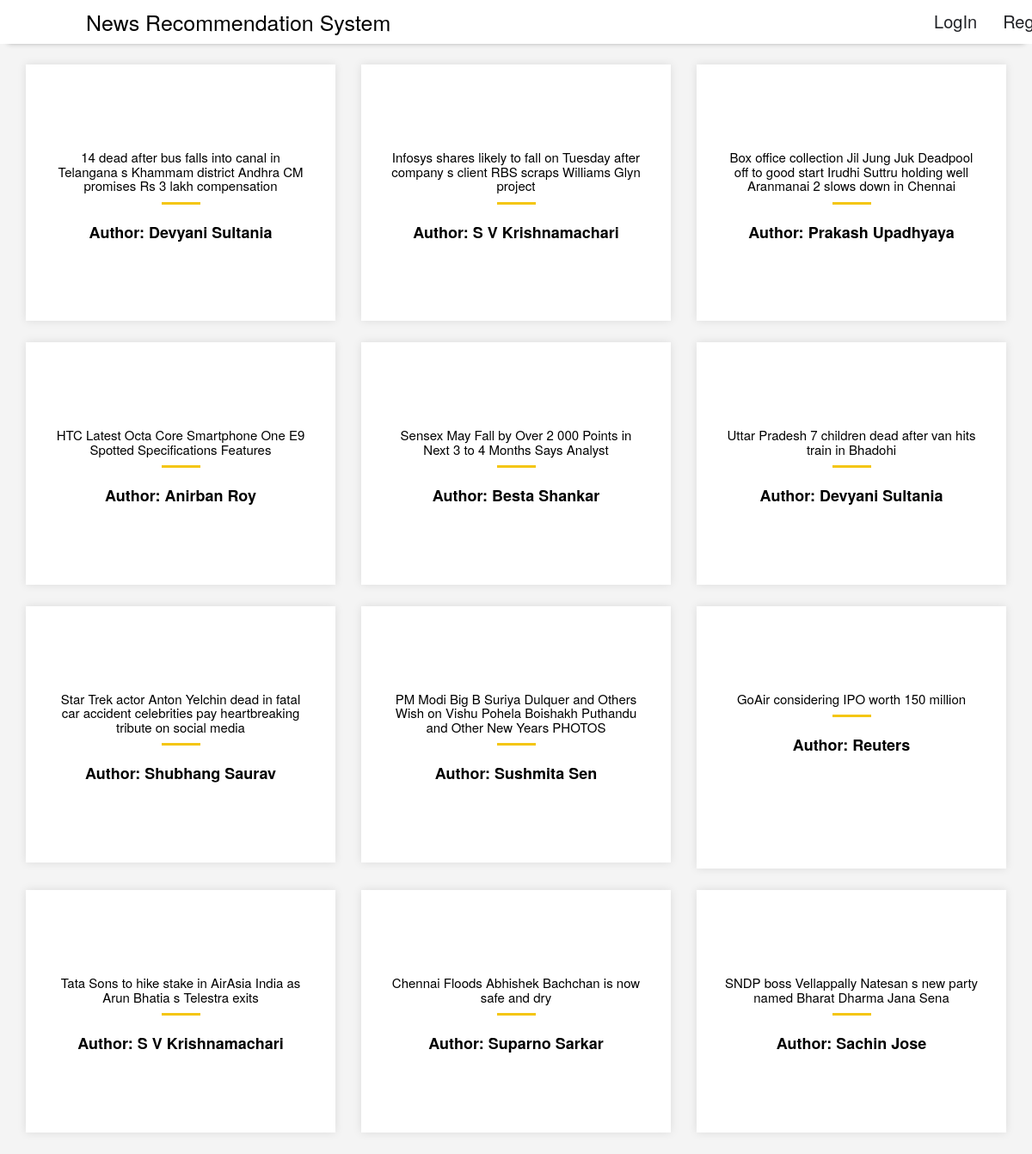
The page / on the database its author committed.
### newsapp/models.py (models this page shows)
class Data(models.Model):
    Title = models.CharField(max_length=1000)
    Author = models.CharField(max_length=1000)
    Content = models.TextField()
    URL = models.URLField(max_length=2000)

### newsapp/views.py (the view)
# urls.py: 2. Add a URL to urlpatterns:  path('', views.home, name='home')
def home(request):
    obj2=Data.objects.get(id=2)
    obj3= Data.objects.get(id=3)
    obj4 = Data.objects.get(id=4)
    obj5= Data.objects.get(id=5)
    obj6 = Data.objects.get(id=6)
    obj7 = Data.objects.get(id=7)
    obj8 = Data.objects.get(id=8)
    obj9 = Data.objects.get(id=9)
    obj10 = Data.objects.get(id=10)
    obj11 = Data.objects.get(id=11)
    obj12 = Data.objects.get(id=12)
    obj13 = Data.objects.get(id=13)
    context={'object2':obj2,'object3':obj3,'object4':obj4,'object5':obj5,'object6':obj6,'object7':obj7,'object8':obj8,'object9':obj9,'object10':obj10,'object11':obj11,'object12':obj12,'object13':obj13}
    return render(request,'home.html',context)

### newsapp/templates/home.html (shortened to what this page needs)
{% load static %}
<!doctype html>
<html lang="en">
<head>
        <link rel="stylesheet"  href="{%  static  'css/bootstrap.min.css'  %}">
        <link rel="stylesheet"  href="{%  static  'css/home_style.css'  %}">
</head>
<body>
   <header>
        <nav class="navbar navbar-fixed-top">
            <div class="container-fluid">
                <div class="site-nav-wrapper">
                    <div class="navbar-header">
                        <a href="#" class="navbar-brand smooth-scroll">
                            News Recommendation System
                        </a>
                    </div>
                    <div class="container">
                        <div class="collapse navbar-collapse">
                            <ul class="nav navbar-nav pull-right">
                                <li><a class="smooth-scroll" href="#">LogIn</a></li>
                                <li><a class="smooth-scroll" href="#">Register</a></li>
                            </ul>
                        </div>
                    </div>
                </div>
            </div>
        </nav>
   </header>
    <div id="about">
        <div class="content-box-md">
            <div class="container">
                <div class="row">
                    <div class="col-md-4 col-sm-4 wow fadeInLeft">
                        <div class="about-item text-center">
                            <a href="{{object2.URL}}">
                                <h3>{{object2.Title}}</h3>
                                <hr>
                                <p>Author: {{object2.Author}}</p>
                            </a>
                        </div>
                    </div>
                    <div class="col-md-4 col-sm-4 wow fadeInLeft">
                        <div class="about-item text-center">
                            <a href="{{object3.URL}}">
                                <h3>{{object3.Title}}</h3>
                                <hr>
                                <p>Author: {{object3.Author}}</p>
                            </a>
                        </div>
                    </div>
                    <div class="col-md-4 col-sm-4 wow fadeInLeft">
                        <div class="about-item text-center">
                            <a href="{{object4.URL}}">
                                <h3>{{object4.Title}}</h3>
                                <hr>
                                <p>Author: {{object4.Author}}</p>
                            </a>
                        </div>
                    </div>
                    <div class="col-md-4 col-sm-4 wow fadeInLeft">
                        <div class="about-item text-center">
                            <a href="{{object5.URL}}">
                                <h3>{{object5.Title}}</h3>
                                <hr>
                                <p>Author: {{object5.Author}}</p>
                            </a>
                        </div>
                    </div>
                    <div class="col-md-4 col-sm-4 wow fadeInLeft">
                        <div class="about-item text-center">
                            <a href="{{object6.URL}}">
                                <h3>{{object6.Title}}</h3>
                                <hr>
                                <p>Author: {{object6.Author}}</p>
                            </a>
                        </div>
                    </div>
                    <div class="col-md-4 col-sm-4 wow fadeInLeft">
                        <div class="about-item text-center">
                            <a href="{{object7.URL}}">
                                <h3>{{object7.Title}}</h3>
                                <hr>
                                <p>Author: {{object7.Author}}</p>
                            </a>
                        </div>
                    </div>
                    <div class="col-md-4 col-sm-4 wow fadeInLeft">
                        <div class="about-item text-center">
                            <a href="{{object8.URL}}">
                                <h3>{{object8.Title}}</h3>
                                <hr>
                                <p>Author: {{object8.Author}}</p>
                            </a>
                        </div>
                    </div>
                    <div class="col-md-4 col-sm-4 wow fadeInLeft">
                        <div class="about-item text-center">
                            <a href="{{object9.URL}}">
                                <h3>{{object9.Title}}</h3>
                                <hr>
                                <p>Author: {{object9.Author}}</p>
                            </a>
                        </div>
                    </div>
                    <div class="col-md-4 col-sm-4 wow fadeInLeft">
                        <div class="about-item text-center">
                            <a href="{{object10.URL}}">
                                <h3>{{object10.Title}}</h3>
                                <hr>
                                <p>Author: {{object10.Author}}</p>
                                <br><br>
                            </a>
                        </div>
                    </div>
                    <div class="col-md-4 col-sm-4 wow fadeInLeft">
                        <div class="about-item text-center">
                            <a href="{{object11.URL}}">
                                <h3>{{object11.Title}}</h3>
                                <hr>
                                <p>Author: {{object11.Author}}</p>
                            </a>
                        </div>
                    </div>
                    <div class="col-md-4 col-sm-4 wow fadeInLeft">
                        <div class="about-item text-center">
                            <a href="{{object12.URL}}">
                                <h3>{{object12.Title}}</h3>
                                <hr>
                                <p>Author: {{object12.Author}}</p>
                            </a>
                        </div>
                    </div>
                    <div class="col-md-4 col-sm-4 wow fadeInLeft">
                        <div class="about-item text-center">
                            <a href="{{object13.URL}}">
                                <h3>{{object13.Title}}</h3>
                                <hr>
                                <p>Author: {{object13.Author}}</p>
                            </a>
                        </div>
                    </div>
                </div>
            </div>
        </div>
    </div>
</body>
</html>

### newsapp/static/css/home_style.css (style rules this page uses)
body { background-color: #f4f4f4; }
#about { margin-top: 75px; }
.about-item { background-color: #fff; padding: 80px 30px; -webkit-box-shadow: 0 0 10px rgba(0, 0, 0, .1); box-shadow: 0 0 10px rgba(0, 0, 0, .1); cursor: pointer; margin-bottom: 25px; margin-top: }
.about-item a h3 { font-size: 15px; margin-bottom: 10px; color: black; }
.about-item hr { width: 45px; height: 3px; background-color: #f4c613; margin: 0 auto; border: none; }
.about-item a p { margin-top: 20px; font-size: 18px; font-weight: 600; color: black; }
.about-item, .about-item i, .about-item hr { -webkit-transition: all 400ms ease-in-out; transition: all 400ms ease-in-out; }
.navbar { background: #fff; -webkit-box-shadow: 0 8px 6px -9px #999; box-shadow: 0 8px 6px -9px #999; z-index: 2; }
.site-nav-wrapper { padding: 0 85px; }
.navbar-brand { color: black; font-size: 25px; }
ul.navbar-nav > li > a { color: #212226; font-size: 20px; }
.navbar-header { position: relative; }

### rows shown on the page
Data: Title "14 dead after bus falls into canal in Telangana s Khammam district Andhra CM promises Rs 3 lakh compensation", Author "Devyani Sultania"
Data: Title "Infosys shares likely to fall on Tuesday after company s client RBS scraps Williams Glyn project", Author "S V Krishnamachari"
Data: Title "Box office collection Jil Jung Juk Deadpool off to good start Irudhi Suttru holding well Aranmanai 2 slows down in Chennai", Author "Prakash Upadhyaya"
Data: Title "HTC Latest Octa Core Smartphone One E9 Spotted Specifications Features", Author "Anirban Roy"
Data: Title "Sensex May Fall by Over 2 000 Points in Next 3 to 4 Months Says Analyst", Author "Besta Shankar"
Data: Title "Uttar Pradesh 7 children dead after van hits train in Bhadohi", Author "Devyani Sultania"
Data: Title "Star Trek actor Anton Yelchin dead in fatal car accident celebrities pay heartbreaking tribute on social media", Author "Shubhang Saurav"
Data: Title "PM Modi Big B Suriya Dulquer and Others Wish on Vishu Pohela Boishakh Puthandu and Other New Years PHOTOS", Author "Sushmita Sen"
Data: Title "GoAir considering IPO worth 150 million", Author "Reuters"
Data: Title "Tata Sons to hike stake in AirAsia India as Arun Bhatia s Telestra exits", Author "S V Krishnamachari"
Data: Title "Chennai Floods Abhishek Bachchan is now safe and dry", Author "Suparno Sarkar"
Data: Title "SNDP boss Vellappally Natesan s new party named Bharat Dharma Jana Sena", Author "Sachin Jose"
